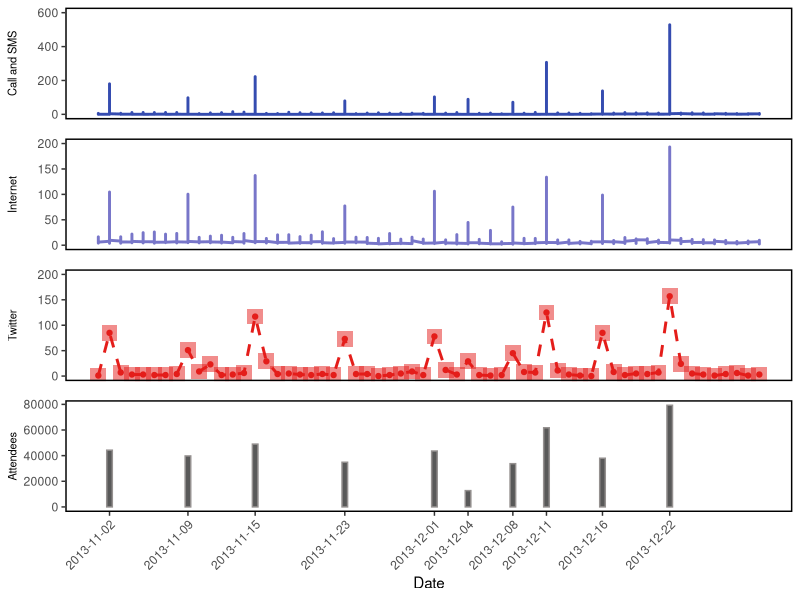
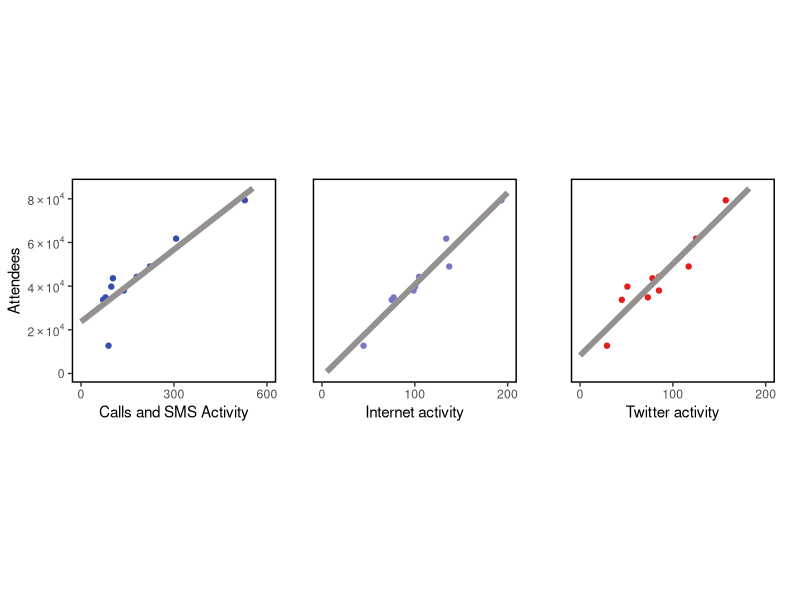

The R source for these figures, in order: (Note: this script raises an error after producing the figures.)
## ---- chunk 1
knitr::opts_chunk$set(echo = TRUE)
library(ggplot2)
library(scales)
library(grid)
library(plyr)
library(gridExtra)
library(knitr)
## ---- chunk 2
san_siero.attendees = read.csv('./data/Attendees_San_Siro.csv')
san_siero.phone_data = read.csv('./data/San_Siro_Mobile_Phone_Data.csv')
san_siero.twitter_data = read.csv('./data/San_Siro_Twitter_Data.csv')
linate.data = read.csv('./data/Linate_Data.csv')
linate.flight_schedule = read.csv('./data/Linate_Flights_Schedule.csv')

# Converting to dates
san_siero.phone_data$Timestamp = as.Date(strptime(san_siero.phone_data$Timestamp, 
                                                  "%Y-%m-%d %H:%M:%S"))
san_siero.twitter_data$Timestamp = as.Date(san_siero.twitter_data$Timestamp)
san_siero.attendees$Date = as.Date(san_siero.attendees$Date)
## ---- chunk 3
san_siero.daily_data <- aggregate(san_siero.phone_data$Calls.and.SMS.Activity, 
                                  by=list(Category=san_siero.phone_data$Timestamp), 
                                  FUN=max)
san_siero.daily_data <- rename(san_siero.daily_data, c("x"="Calls.and.SMS.Activity"))
san_siero.daily_data$Internet.Activity = aggregate(san_siero.phone_data$Internet.Activity, 
                                         by=list(Cateogry=san_siero.phone_data$Timestamp), 
                                         FUN=max)$x
san_siero.daily_data$Twitter.Activity = san_siero.twitter_data$Twitter.Activity
san_siero.daily_data <- rename(san_siero.daily_data, c("Category"="Date"))
soccer_data <- merge(san_siero.daily_data, san_siero.attendees, 
                                        by="Date")

kable(head(soccer_data),
			format='pandoc',
			caption='Soccer Game Data',
			centering=TRUE)
## ---- chunk 4
p1 <- ggplot(san_siero.phone_data, aes(x=Timestamp, y=Calls.and.SMS.Activity)) + 
      geom_line(colour='#354CB0',size=1) + scale_y_continuous(limits = c(0,600)) + 
      labs(y='Call and SMS') + 
      theme(panel.background = element_blank(),
          legend.position='none',
          axis.text.x=element_blank(),
          axis.title.x=element_blank(),
          axis.title.y=element_text(angle=90,size=8),
          axis.ticks.x=element_blank(),
          panel.border = element_rect(colour='black',fill=NA, size=1))
p2 <- ggplot(san_siero.phone_data, aes(x=Timestamp, y=Internet.Activity)) + 
      geom_line(colour='#7876C9',size=1) + scale_y_continuous(limits = c(0,200)) + 
      labs(y='Internet') + 
      theme(panel.background = element_blank(),
          legend.position='none',
          axis.text.x=element_blank(),
          axis.title.x=element_blank(),
          axis.title.y=element_text(angle=90,size=8),
          axis.ticks.x=element_blank(),
          panel.border = element_rect(colour='black',fill=NA, size=1))
p3 <- ggplot(san_siero.twitter_data, aes(x=Timestamp, y=Twitter.Activity)) + 
      geom_line(colour='#E41D1A',linetype="dashed",size=1) + scale_y_continuous(limits = c(0,200)) + 
      geom_point(colour='#E41D1A',shape = 15,size=5,alpha=0.5) +
      geom_point(colour='#E41D1A') +
      labs(y='Twitter') + 
      theme(panel.background = element_blank(),
          legend.position='none',
          axis.text.x=element_blank(),
          axis.title.x=element_blank(),
          axis.title.y=element_text(angle=90,size=8),
          axis.ticks.x=element_blank(),
          panel.border = element_rect(colour='black',fill=NA, size=1))
p4 <- ggplot(san_siero.attendees, aes(x=Date, y=Attendees.at.San.Siro)) + 
      geom_bar(stat='identity',colour='#959190',width=0.5) + 
      scale_x_date(limits = c(as.Date('2013-11-01'), as.Date('2013-12-30')),breaks=c(as.Date(san_siero.attendees$Date))) + 
      labs(y='Attendees') + 
      theme(panel.background = element_blank(),
          legend.position='none',
          axis.title.y=element_text(angle=90,size=8),
          axis.text.x=element_text(angle = 45,hjust=1),
          panel.border = element_rect(colour='black',fill=NA, size=1))

grid.draw(rbind(ggplotGrob(p1), 
                ggplotGrob(p2), 
                ggplotGrob(p3), 
                ggplotGrob(p4), size="last"))
## ---- chunk 5
lm_paper_results <- c(0.771, 0.937, 0.855)
attendees_v_phone <- lm(soccer_data$Attendees.at.San.Siro ~ 
                          soccer_data$Calls.and.SMS.Activity)
attendees_v_internet <- lm(soccer_data$Attendees.at.San.Siro ~ 
                             soccer_data$Internet.Activity)
attendees_v_twitter <- lm(soccer_data$Attendees.at.San.Siro ~ 
                            soccer_data$Twitter.Activity)


lm_duplication_results <- c(round(summary(attendees_v_phone)$adj.r.squared, 3),
                            round(summary(attendees_v_internet)$adj.r.squared, 3),
                            round(summary(attendees_v_twitter)$adj.r.squared, 3))

lm_results <- data.frame(lm_paper_results, 
                         lm_duplication_results,
                         row.names=c('Calls and SMS Data', 
                                     'Internet Activity', 
                                     'Twitter Activity'))

kable(lm_results,
			format='pandoc',
			centering=TRUE,
			caption='Linear Regression R^2^ Values',
			col.names = c('Published Results', 'Duplication Results'))
## ---- chunk 6
cor_paper_results <- c(0.927, 0.976, 0.924)
cor_duplication_results <- c(round(cor(soccer_data$Attendees.at.San.Siro,
                                       soccer_data$Calls.and.SMS.Activity,
                                       method='spearman'), 3),
                             round(cor(soccer_data$Attendees.at.San.Siro,
                                       soccer_data$Internet.Activity,
                                       method='spearman'), 3),
                             round(cor(soccer_data$Attendees.at.San.Siro,
                                       soccer_data$Twitter.Activity,
                                       method='spearman'), 3))

cor_results <- data.frame(cor_paper_results,
                          cor_duplication_results,
                          row.names=c('Calls and SMS Data', 
                                      'Internet Activity', 
                                      'Twitter Activity'))

kable(cor_results,
			format='pandoc',
			caption='Spearman Correlation Values',
			col.names = c('Published Results', 'Duplication Results'))
## ---- chunk 7
# Thanks to: https://stackoverflow.com/questions/10762287/how-can-i-format-axis-labels-with-exponents-with-ggplot2-and-scales
scientific_formatter <- function(x){
  output <- gsub("e", " %*% 10^", scientific_format()(x))
  output <- gsub("^+", "^", output, fixed=TRUE)
  output <- gsub("%*% 10^00", "", output, fixed=TRUE)
  formatted_output <- parse(text=output)
  return(formatted_output)
}

p1 <- ggplot(soccer_data, aes(Calls.and.SMS.Activity, 
                              Attendees.at.San.Siro)) + 
	    geom_point(col='#354CB0') +
      scale_y_continuous(labels=scientific_formatter,limits = c(0,85000),breaks=seq(0,80000,20000)) +
      scale_x_continuous(limits = c(0,600),breaks=seq(0,600,300)) + 
      geom_smooth(method ='lm', se=FALSE, colour='#959190', fullrange=TRUE,size=2)  +
      expand_limits(x=0, y=0) +
      labs(x='Calls and SMS Activity', y='Attendees') +
      theme(panel.background = element_blank(),
            panel.border = element_rect(colour='black', fill=NA, size=1),
            panel.grid.major = element_blank())
      
p2 <- ggplot(soccer_data, aes(Internet.Activity, 
                              Attendees.at.San.Siro)) +
	    geom_point(colour='#7876C9') +
      scale_y_continuous(labels=scientific_formatter,limits = c(0,85000),breaks=seq(0,80000,20000)) + 
      scale_x_continuous(limits = c(0,200),breaks=seq(0,200,100)) + 
      geom_smooth(method ='lm', se=FALSE, colour='#959190', fullrange=TRUE,size=2)  +
      expand_limits(x=c(0, 200), y=0) +
      labs(x='Internet activity') +
      theme(aspect.ratio=1,
            panel.background = element_blank(),
            axis.text.y = element_blank(),
            axis.ticks.y = element_blank(),
            axis.title.y = element_blank(),
            panel.border = element_rect(colour='black', fill=NA, size=1))

p3 <- ggplot(soccer_data, aes(Twitter.Activity, 
                              Attendees.at.San.Siro)) + 
	    geom_point(col='#E41D1A') +
      scale_y_continuous(labels=scientific_formatter,limits = c(0,85000),breaks=seq(0,80000,20000)) + 
      scale_x_continuous(limits = c(0,200),breaks=seq(0,200,100)) + 
      geom_smooth(method ='lm', se=FALSE, colour='#959190', fullrange=TRUE,size=2) +
      expand_limits(x=c(0, 200), y=0) +
      labs(x='Twitter activity') +
      theme(aspect.ratio=1,
            panel.background = element_blank(),
            axis.text.y = element_blank(),
            axis.ticks.y = element_blank(),
            axis.title.y = element_blank(),
            panel.border = element_rect(colour='black', fill=NA, size=1))

p1 <- ggplot_gtable(ggplot_build(p1))
p2 <- ggplot_gtable(ggplot_build(p2))
p3 <- ggplot_gtable(ggplot_build(p3))

maxHeight = unit.pmax(p1$heights[2:3], p2$heights[2:3], p3$heights[2:3])
p1$heights[2:3] <- maxHeight
p2$heights[2:3] <- maxHeight
grid.arrange(p1, p2, p3, ncol=3, nrow=1, respect=TRUE,widths=c(1.1,1,1))
## ---- chunk 8
train_control <- trianControl(method='LOOCV')
model <- train(Attendees.at.San.Siro ~ Calls.and.SMS.Activity + Internet.Activity + Twitter.Activity,
               data=soccer_data, 
               trControl=train_control, 
               method='lm')
attendence <- data.frame(predicted = predict(model, newdata=soccer_data, interval='prediction'),
                         actual = soccer_data$Attendees.at.San.Siro)

ggplot(attendence, aes(actual,
                       predicted)) +
  geom_point() +
  stat_smooth(method='lm', se=FALSE, fullrange=TRUE)
## ---- chunk 9
kable(head(linate.flight_schedule),
			format='pandoc',
			caption="Linate Flight Schedule Data",
			centering=TRUE)
## ---- chunk 10
kable(head(linate.data),
			format='pandoc',
			caption='Linate Phone Data',
			centering=TRUE)
## ---- chunk 11
flight_data <- read.csv('./data/Linate_wrangled.csv')
# kable(head(linate_flight_data),
# 			format='pandoc',
# 			caption='Linate Flight Data Cleaned Up',
# 			centering=TRUE)

lm_paper_results <- c(0.175, 0.143, 0.510)
flights_v_phone <- lm(flight_data$Flights ~ 
                      flight_data$Calls.and.SMS.Activity)
flights_v_internet <- lm(flight_data$Flights ~ 
                         flight_data$Internet.Activity)
flights_v_twitter <- lm(flight_data$Flights ~ 
                        flight_data$Twitter.Activity)


lm_duplication_results <- c(round(summary(flights_v_phone)$adj.r.squared, 3),
                            round(summary(flights_v_internet)$adj.r.squared, 3),
                            round(summary(flights_v_twitter)$adj.r.squared, 3))

lm_results <- data.frame(lm_paper_results, 
                         lm_duplication_results,
                         row.names=c('Calls and SMS Data', 
                                     'Internet Activity', 
                                     'Twitter Activity'))

kable(lm_results,
			format='pandoc',
			centering=TRUE,
			caption='Linear Regression R^2^ Values',
			col.names = c('Published Results', 'Duplication Results'))
## ---- chunk 12
p1 <- ggplot(flight_data, aes(Calls.and.SMS.Activity, Flights)) + 
      geom_point(col='#354CB0') +
      stat_smooth(method ='lm', se=FALSE, colour='#959190', fullrange=TRUE) +
      labs(x='Calls and SMS Activity', y='no. flights') +
      theme(aspect.ratio=1,
            panel.background = element_blank(),
            panel.border = element_rect(colour='black', fill=NA, size=1))

p2 <- ggplot(flight_data, aes(Internet.Activity, Flights)) + 
      geom_point(colour='#7876C9') +
      labs(x='Internet activity') +
      stat_smooth(method ='lm', se=FALSE, colour='#959190', fullrange=TRUE)  +
      theme(aspect.ratio=1,
            panel.background = element_blank(),
            axis.text.y = element_blank(),
            axis.ticks.y = element_blank(),
            axis.title.y = element_blank(),
            panel.border = element_rect(colour='black', fill=NA, size=1))

p3 <- ggplot(flight_data, aes(Twitter.Activity, Flights)) + 
      geom_point(col='#E41D1A') +
      labs(x='Twitter activity') +
      stat_smooth(method ='lm', se=FALSE, colour='#959190', fullrange=TRUE) +
      theme(aspect.ratio=1,
            panel.background = element_blank(),
            axis.text.y = element_blank(),
            axis.ticks.y = element_blank(),
            axis.title.y = element_blank(),
            panel.border = element_rect(colour='black', fill=NA, size=1))
grid.arrange(p1, p2, p3, ncol=3, nrow=1, respect=TRUE)
